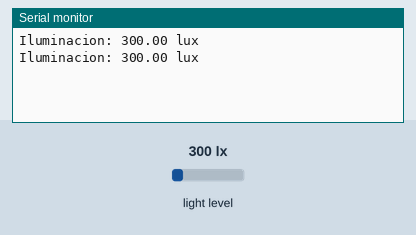
This sketch was run on a simulated Arduino Uno, built with avr-gcc and run on an emulated ATmega328P. On the bench: the last lines printed to the serial monitor. Inputs (shaded band) come from the test bench; at power-on: light level 300 lx.

Above: at 1.8 s.
1.9 s: light level set to 40 lx
At 2.8 s:
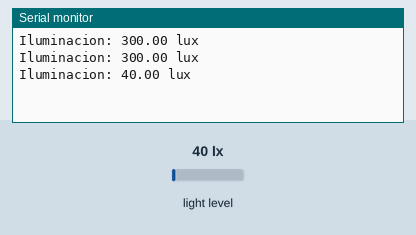
3.4 s: light level set to 500 lx
At 4.8 s:
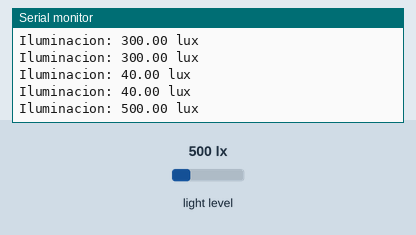
Timing chart, 0 to 6.4 s (numbered marks = the images above; inputs shaded):
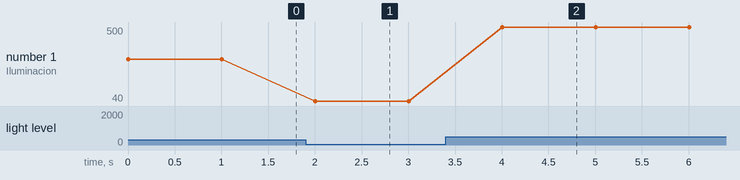

The sketch:

bh1750.ino
```cpp
#include <Wire.h>
#include <BH1750.h>

// El BH1750 usa el bus I2C fijo del Uno: SDA=A4 y SCL=A5.
BH1750 lightMeter;

void setup() {
  Serial.begin(115200);
  Wire.begin();

  if (!lightMeter.begin(BH1750::CONTINUOUS_HIGH_RES_MODE)) {
    Serial.println(F("Error: BH1750 no detectado."));
    while (true) delay(1000);
  }
}

void loop() {
  float lux = lightMeter.readLightLevel();
  Serial.print(F("Iluminacion: "));
  Serial.print(lux, 2);
  Serial.println(F(" lux"));
  delay(1000);
}
```

Measured:
- after the input at 1.9 s, the serial monitor: prints a new line after 0.10 s (image 1)
- after the input at 3.4 s, the serial monitor: prints a new line after 0.61 s (image 2)
- plotted number 1: 300 → 40 after the input at 1.9 s, 40 → 500 after the input at 3.4 s
